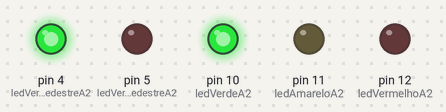
Recording of a sketch running on a simulated Arduino Uno, built with avr-gcc and run on an emulated ATmega328P. Shown: output pins drawn as LEDs (lit = HIGH).

Above: at 1.0 s.
At 5.0 s:
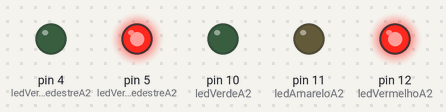
At 7.0 s:
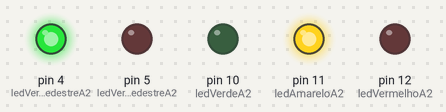
Timing chart, 0 to 10.4 s (numbered marks = the images above):
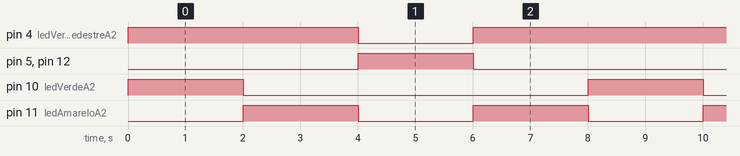

Measured:
- by itself, pin 4 (ledVerdePedestreA2): repeats every 8.0 s: LOW 2.0 s, HIGH 6.0 s
- by itself, pin 5 (ledVermelhoPedestreA2), pin 10 (ledVerdeA2), pin 12 (ledVermelhoA2): alternates HIGH for 2.0 s and LOW for 6.0 s
- by itself, pin 11 (ledAmareloA2): alternates HIGH for 2.0 s and LOW for 2.0 s

The sketch:

codigoArduino2.ino
```cpp
const int ledVermelhoA2 = 12;
const int ledAmareloA2 = 11;
const int ledVerdeA2 = 10;
const int ledVermelhoPedestreA2 = 5;
const int ledVerdePedestreA2 = 4;

const int tempoA2 = 2000;

void setup(){
	pinMode(ledVermelhoA2, OUTPUT);
    pinMode(ledAmareloA2, OUTPUT);
    pinMode(ledVerdeA2, OUTPUT);
  	pinMode(ledVermelhoPedestreA2,OUTPUT );
    pinMode(ledVerdePedestreA2,OUTPUT );

}

void loop(){
    digitalWrite(ledVermelhoA2, LOW);
	digitalWrite(ledAmareloA2, LOW);
	digitalWrite(ledVerdeA2, HIGH);
    pedestre();
    delay(tempoA2);

    digitalWrite(ledVermelhoA2, LOW);
	digitalWrite(ledAmareloA2, HIGH);
	digitalWrite(ledVerdeA2, LOW);
    pedestre();
    delay(tempoA2);

	digitalWrite(ledVermelhoA2, HIGH);
	digitalWrite(ledAmareloA2, LOW);
	digitalWrite(ledVerdeA2, LOW);
    pedestre();

    delay(tempoA2);


    digitalWrite(ledVermelhoA2, LOW);
	digitalWrite(ledAmareloA2, HIGH);
	digitalWrite(ledVerdeA2, LOW);
    pedestre();
    delay(tempoA2);
}

void pedestre(){

    if(digitalRead(ledVermelhoA2) == HIGH){
       digitalWrite(ledVerdePedestreA2, LOW);
       digitalWrite(ledVermelhoPedestreA2, HIGH);
    }else{
       digitalWrite(ledVerdePedestreA2, HIGH);
       digitalWrite(ledVermelhoPedestreA2, LOW);
    }

}
```
